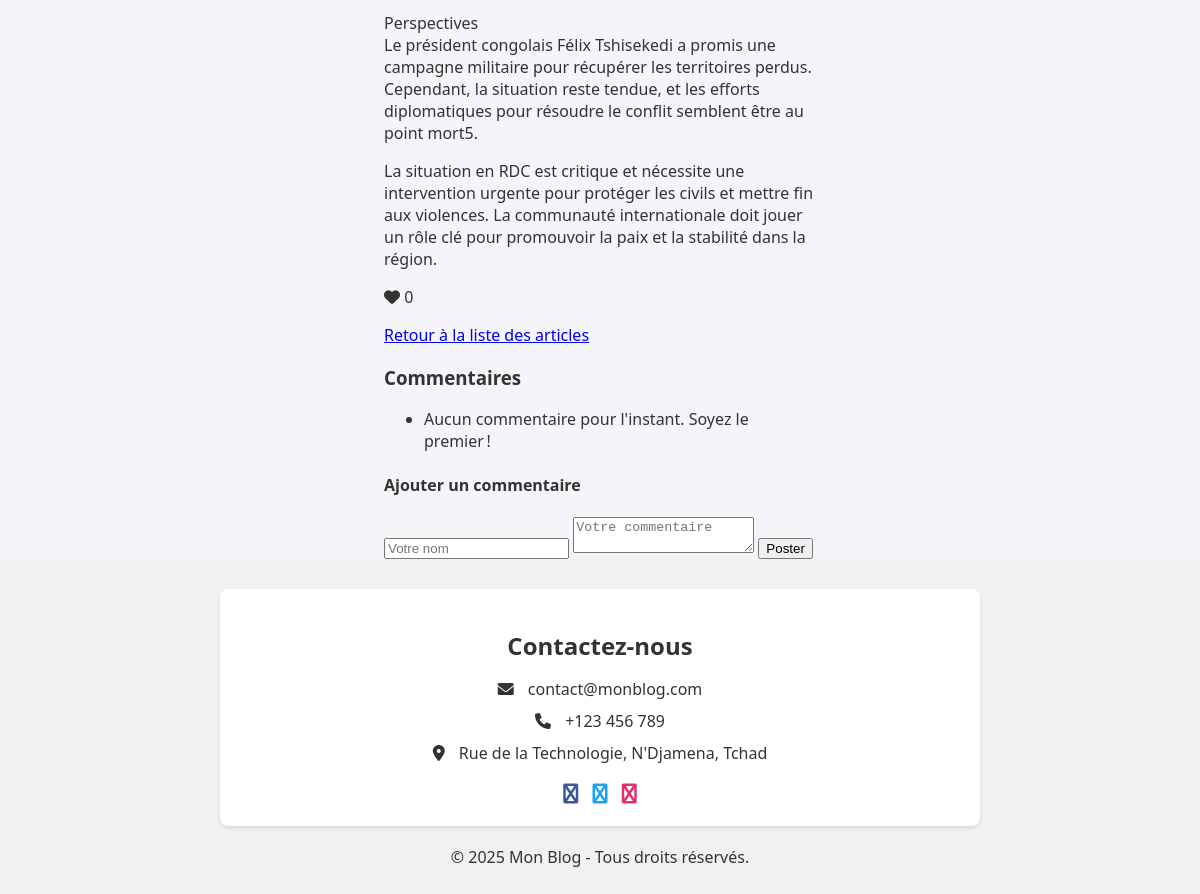
Before: /article/7/ (lower part) with the older database file.
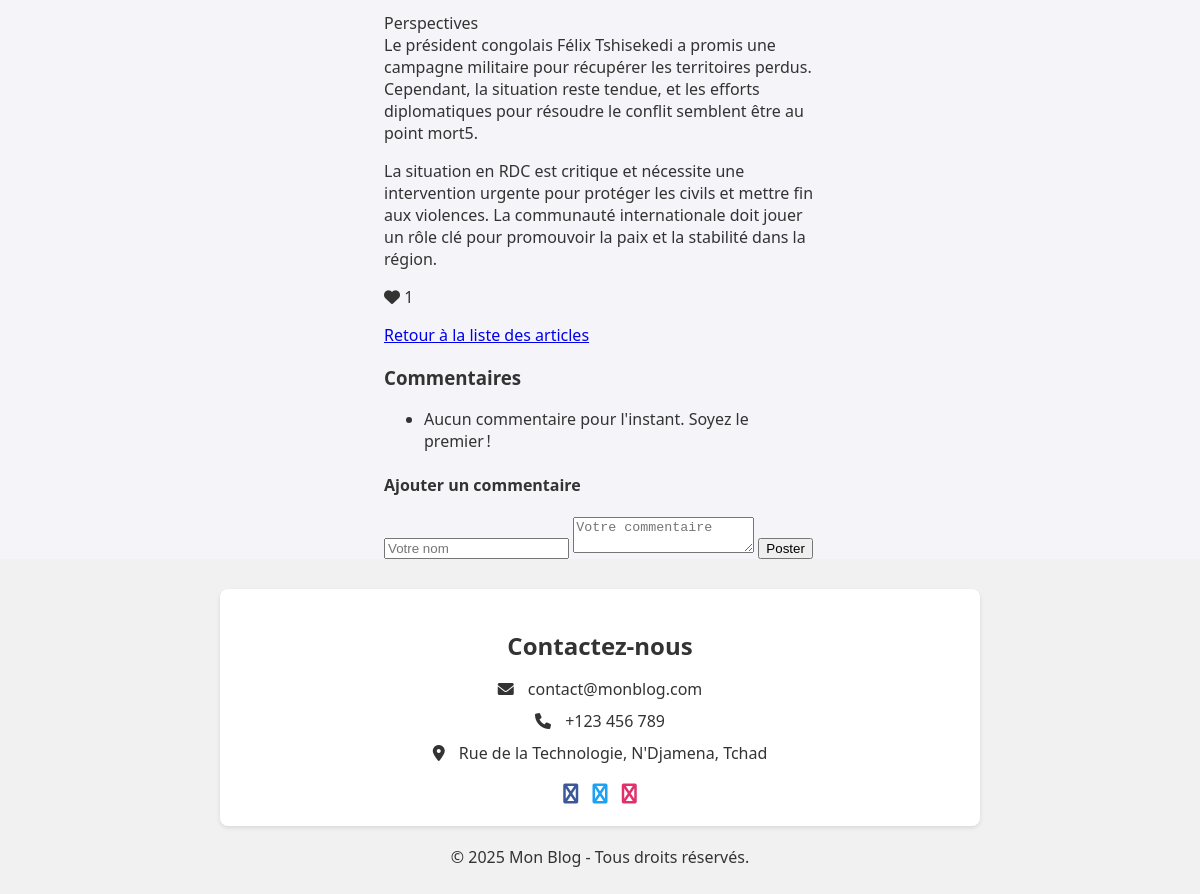
After: the same page with the newer database file.
### blog/models.py (models this page shows, shortened)
class Article(models.Model):
    titre = models.CharField(max_length=200)
    contenu = models.TextField()
    date_publication = models.DateTimeField(auto_now_add=True)
    likes = models.PositiveIntegerField(default=0)

### blog/views.py (the view)
# urls.py: path('article/<int:article_id>/', views.detail_article, name='detail_article'),  # Page de détail
def detail_article(request, article_id):
    article = get_object_or_404(Article, id=article_id)  # Récupérer l'article ou retourner 404
    return render(request, 'detail_article.html', {'article': article})

### blog/templates/detail_article.html (shortened to what this page needs)
<!DOCTYPE html>
<html lang="fr">
<head>
    <link rel="stylesheet" href="https://cdnjs.cloudflare.com/ajax/libs/font-awesome/6.0.0-beta3/css/all.min.css">
</head>
<body>
    <main class="container">
        <div class="container">
            <p class="aricle-contenu">{{ article.contenu|linebreaks }}</p>
            <i id="like-icon" class="fas fa-heart like-icon"></i> <span id="like-count">{{ article.likes }}</span>
            <p><a href="{% url 'liste_articles' %}">Retour à la liste des articles</a></p>
            <h3>Commentaires</h3>
            <div class="comments-section">
                <ul>
                    {% for commentaire in article.commentaires.all|slice:":3"%}
                    <li>
                        <strong>{{ commentaire.auteur }}</strong> ({{ commentaire.date_commentaire|date:"d/m/Y" }})
                        <p>{{ commentaire.contenu }}</p>
                    </li>
                    {% empty %}
                    <li>Aucun commentaire pour l'instant. Soyez le premier !</li>
                    {% endfor %}
                </ul>
            </div>
            <h4>Ajouter un commentaire</h4>
            <div class="comment-form">
                <form method="POST" action="{% url 'ajouter_commentaire' article.id %}">
                    <input type="text" name="auteur" placeholder="Votre nom" required>
                    <textarea name="contenu" placeholder="Votre commentaire" required></textarea>
                    <button type="submit">Poster</button>
                </form>
            </div>
        </div>
    </main>
    <footer>
        <div id="contact" class="contact">
            <h2>Contactez-nous</h2>
            <ul class="contact-info">
                <li><i class="fas fa-envelope"></i> contact@monblog.com</li>
                <li><i class="fas fa-phone"></i> +123 456 789</li>
                <li><i class="fas fa-map-marker-alt"></i> Rue de la Technologie, N'Djamena, Tchad</li>
            </ul>
            <div class="social-links">
                <a href="#" class="fa fa-facebook"></a>
                <a href="#" class="fa fa-twitter"></a>
                <a href="#" class="fa fa-instagram"></a>
            </div>
        </div>
        <p>&copy; 2025 Mon Blog - Tous droits réservés.</p>
    </footer>
</body>
</html>

Changed rows visible on the page:
changed Article: likes "0" → "1"
